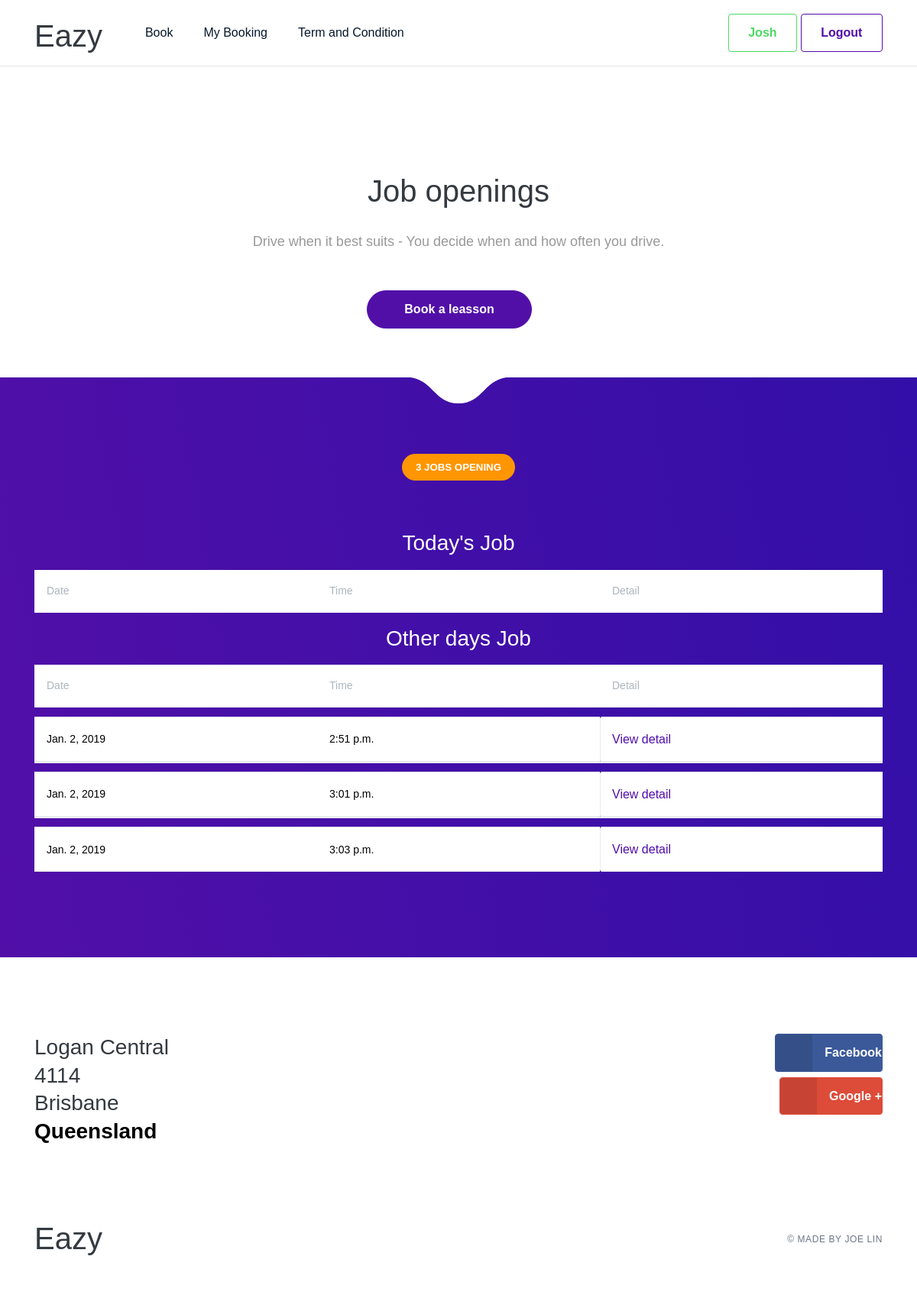
The page /dashboard/ (signed in) on the database as committed earlier.
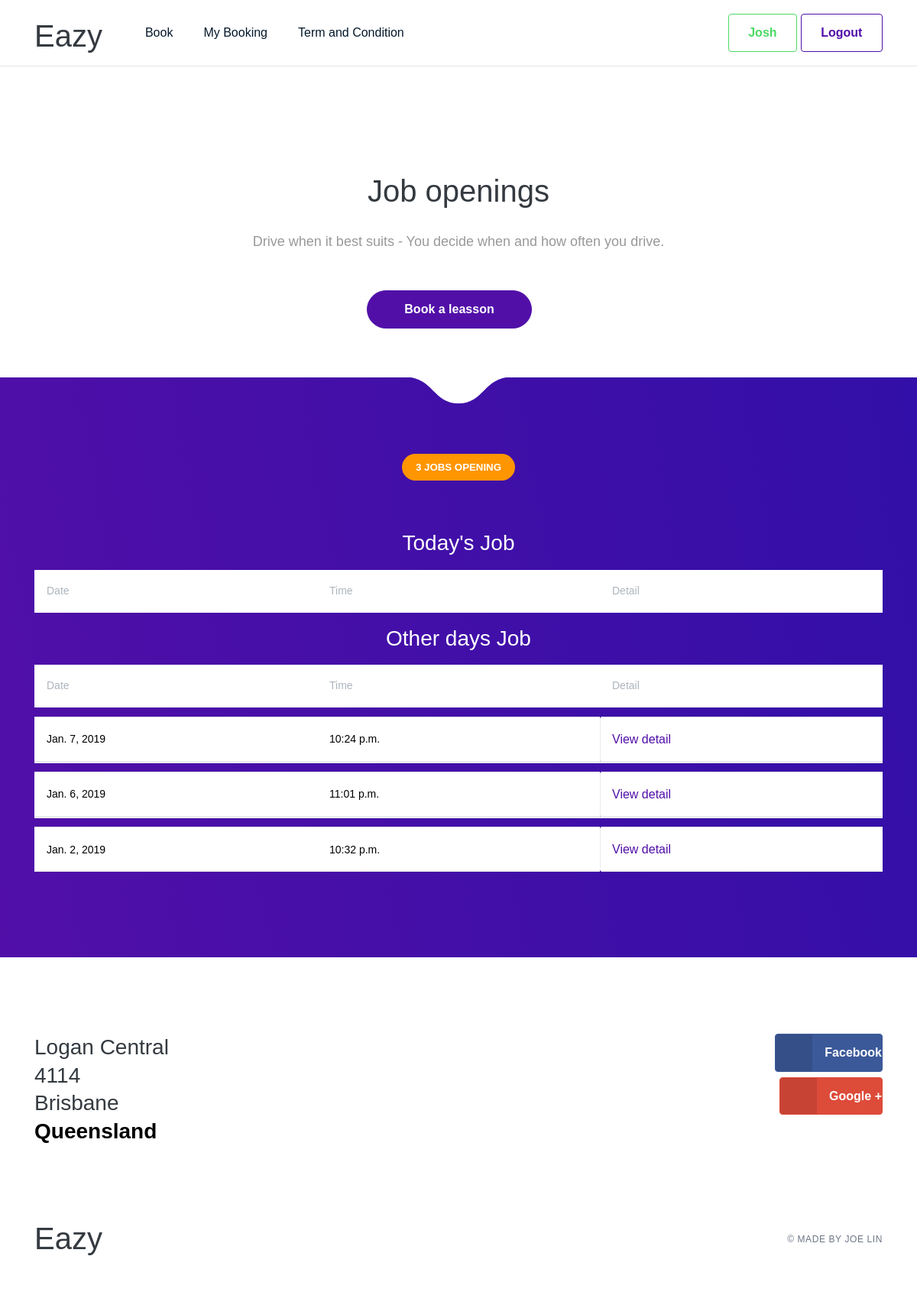
The same page on the database as committed later.
### leasson/models.py (models this page shows, shortened)
class Lesson(models.Model):
	SERVICE_TYPE = (
        ('Manual', 'Manual'),
        ('Auto', 'Auto'),
    )
	name = models.ForeignKey(Profile, on_delete=models.CASCADE, default=1)
	slug = models.SlugField(max_length=140, unique=True, null = False, blank = True)
	service_type = models.CharField(max_length=10, choices=SERVICE_TYPE, default='Auto')
	duration = models.PositiveIntegerField( default=1)
	date = models.DateField(default = timezone.now)
	time = models.TimeField(default = timezone.now)
	instructor = models.ForeignKey(Profile, on_delete=models.CASCADE, null=True, blank=True, related_name ='instructor')
	def get_absolute_url(self):
		return reverse('leasson:leassondeatil', args=[
												 self.id
			])
	class Meta:
		ordering = ("-date", "time")

### leasson/views.py (the view)
# urls.py: url(r'^dashboard/', views.dashboard, name='dashboard'),
@login_required
def dashboard(request):
    object_list = Lesson.objects.filter(instructor__isnull=True).order_by("-date", "time")
    today = datetime.now().date()
    TodayJob =  Lesson.objects.filter(instructor=request.user.profile, date=today).order_by("-date","time")
    return render(request, 'leasson/dashboard.html', {#'page': page,
                                                   'object_list': object_list,
                                                   'TodayJob':TodayJob
                                                  })

### leasson/templatetags/custom_tags.py (called while the page is built)
@register.simple_tag
def totalavailablejobs():
    return  Lesson.objects.filter(instructor__isnull=True).count()

### leasson/templates/leasson/dashboard.html (shortened to what this page needs)
{% extends "base.html" %}
{% load custom_tags %}
{% block content %}
<section class="slice slice-xl pb-md">
            <div class="container pt-lg-lg">
                <div class="row row-grid justify-content-center">
                    <div class="col-lg-8 text-center">
                        <h2 class="heading h1 mb-4">Job openings</h2>
                        <p class="lead lh-180">Drive when it best suits - You decide when and how often you drive.</p>
                   {% if request.user.profile.grouptype == 'Learner'%}
              <div class="mt-5">
                            <a href="{% url 'leasson:createleasson' %}" class="btn btn-primary btn-circle px-5 mr-lg-4">Book a leasson</a>
                        </div>
              {%elif request.user.profile.grouptype == 'Instructor'%}
                                      <div class="text-center mt-5">
                            <a href="{% url 'leasson:MyJob' %}" class="text-blue"><i class="far fa-angle-right mr-2"></i>View all my job </a>
                        </div>
              {%endif%}
                    </div>
                </div>
            </div>
        </section>
<section class="slice slice-lg bg-gradient-primary">
            <span class="tongue tongue-top"></span>
            <div class="container">
                <div class="mb-md text-center">
    <span class="badge badge-lg badge-pill btn-warning text-uppercase">{%totalavailablejobs%} Jobs opening</span>
                </div>
 <h3 class="text-center text-white pb-2">Today's Job</h3>
                               <table class="table table-hover table-cards align-items-center">
    <thead>
        <tr>
            <th scope="col">Date</th>
            <th scope="col">Time</th>
            <th scope="col">Detail</th>
        </tr>
    </thead>
</table>
 <h3 class="text-center text-white pb-2">Other days Job</h3>
               <table class="table table-hover table-cards align-items-center">
    <thead>
        <tr>
            <th scope="col ">Date</th>
            <th scope="col">Time</th>
            <th scope="col">Detail</th>
        </tr>
    </thead>
    {% for object in object_list %}
    <tbody>
        <tr class="table-divider"></tr>
        <tr class="bg-white">
             <td class="h5 font-weight-normal ">{{ object.date}}
             </td>
           <td class="h5 font-weight-normal mb-0">{{ object.time}}</td>
            <th scope="row">
                   <div class="media align-items-center">
                    <a href="{{ object.get_absolute_url}}">
                  View detail
               </a>
                </div>
            </th>
        </tr>
{%endfor %}
    </tbody>
</table>
                    </div>
        </section>
{% endblock %}

### accounts/templates/base.html (shortened to what this page needs)
{% load staticfiles %}
{% load bootstrap4 %}
{% load custom_tags %}
<!DOCTYPE html>
<!DOCTYPE html>
<html>
<head>
    <link href="{% static './css/bootstrap.min.css' %}" rel="stylesheet">
     <link href="{% static './css/style.css' %}" rel="stylesheet">
         <link href="{% static './css/theme.min.css' %}" rel="stylesheet">
</head>
<body data-aos-easing="ease" data-aos-duration="800" data-aos-delay="0" class="">
    <header class="header-sticky header-light headroom headroom--not-bottom headroom--pinned headroom--top">
     <nav class="navbar navbar-main navbar-expand-lg navbar-sticky navbar-transparent navbar-light bg-white" id="navbar-main">
            <div class="container">
                <a class="navbar-brand mr-lg-5" href="{% url 'leasson:home' %}">
                   <h1>Eazy</h1>
                </a>
 {% if user.is_authenticated %}
                <div class="collapse navbar-collapse" id="navbar-main-collapse">
                    <ul class="navbar-nav align-items-lg-center">
                       {% if user.profile.grouptype == "Instructor"%}
                        <li class="nav-item ">
                            <a class="p-2 text-dark" href="{% url 'leasson:dashboard' %}">Job Pending <span class="badge badge-warning ml-2">{%totalavailablejobs%}</span></a>
                        </li>
                         <li class="nav-item ">
        <a class="p-2 text-dark" href="{% url 'leasson:MyJob' %}">My Job  </a>
                        </li>
        {%else%}
        <li class="nav-item ">
        <a class="p-2 text-dark" href="{% url 'leasson:createleasson' %}">Book</a>
                        </li>
                        <li class="nav-item ">
        <a class="p-2 text-dark" href="{% url 'leasson:my_leasson' %}">My Booking</a>
                        </li>
                        {%endif%}
                         <li class="nav-item ">
        <a class="p-2 text-dark" href="{% url 'leasson:termandcondition' %}">Term and Condition</a>
                        </li>
                         </ul>
{%endif%}
{% if user.is_authenticated %}
                    <ul class="navbar-nav align-items-lg-center ml-lg-auto">
                        <li class="nav-item mr-0">
               <a  class="btn btn-outline-success"  href="{% url 'accounts:profile' %}"  ">{{user.username}}</a>
                  <a class="btn btn-outline-primary" href="{% url 'accounts:logout' %}">Logout</a>
                   {%else%}
               <a class="btn btn-outline-success" href="{% url 'accounts:login' %}">Sign in</a>
               {%endif%}
                        </li>
                    </ul>
                </div>
            </div>
        </nav>
    </header>
      {% block content %}
      {% endblock %}
    <footer>
      <div class="container pb-5">
        <div class="row">
          <div class="col">
            <h2 class="h3">Logan Central
<br>  4114 <br> Brisbane <br><b>Queensland</b></h2>
          </div>
          <div class="col text-right">
            <ul class="list-group list-group-minimal">
              <li class="list-group-item"><a href=""><button type="button" class="btn btn-facebook btn-icon-label">
    <span class="btn-inner--icon"></span>
    <span class="btn-inner--text">Facebook</span>
</button></a></li>
              <li class="list-group-item"><a href=""><button type="button" class="btn btn-google-plus btn-icon-label">
    <span class="btn-inner--icon"></span>
    <span class="btn-inner--text">Google +</span>
</button></a></li>
             </ul>
          </div>
        </div>
      </div>
      <div>
        <div class="container py-5">
          <div class="row justify-content-between align-items-center">
            <div class="col">
             <h1> Eazy</h1>
            </div>
            <div class="col text-right">
              <span class="copyright-text">© Made by Joe Lin</span>
            </div>
          </div>
        </div>
      </div>
    </footer>
</body>

Rows that differ between the two databases and show on the page:
removed Lesson: date "Jan. 2, 2019", time "2:51 p.m."
removed Lesson: date "Jan. 2, 2019", time "3:01 p.m."
removed Lesson: date "Jan. 2, 2019", time "3:03 p.m."
added Lesson: date "Jan. 7, 2019", time "10:24 p.m."
added Lesson: date "Jan. 6, 2019", time "11:01 p.m."
added Lesson: date "Jan. 2, 2019", time "10:32 p.m."
